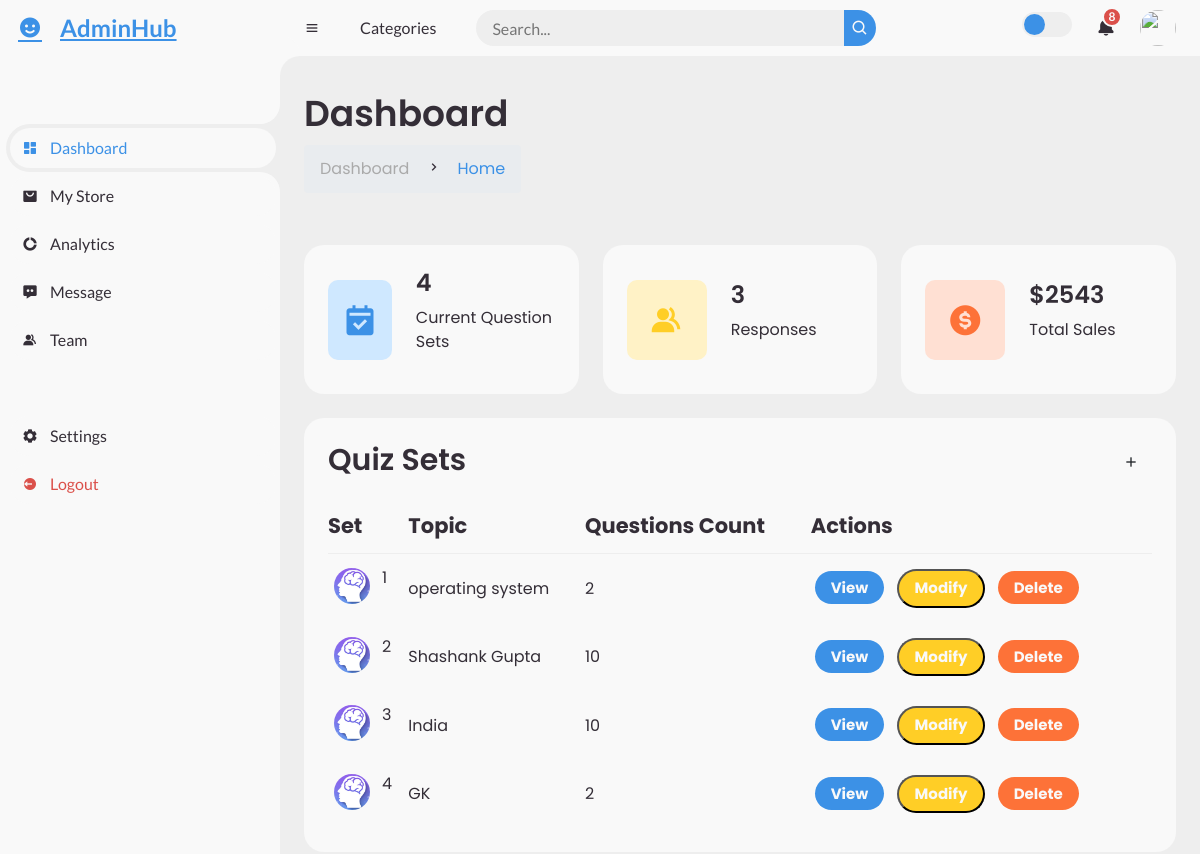
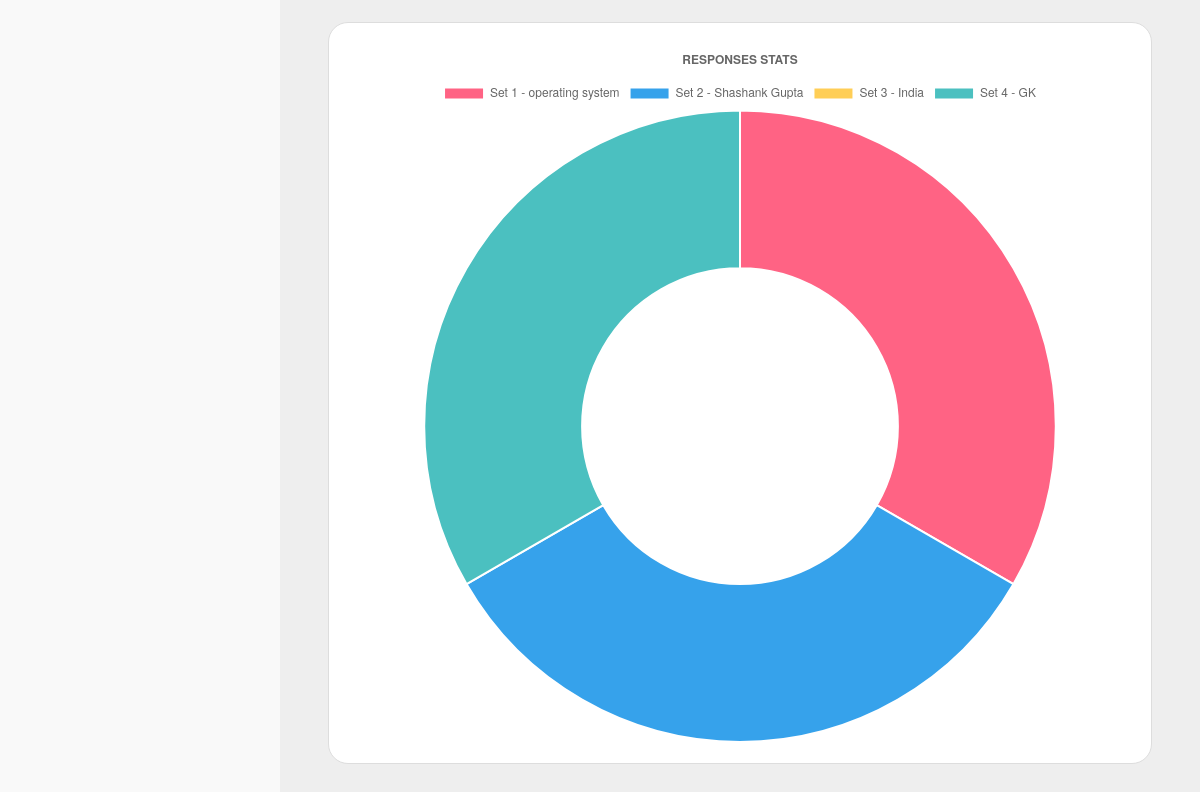
The app's page /, older data (2 pictures, top to bottom).
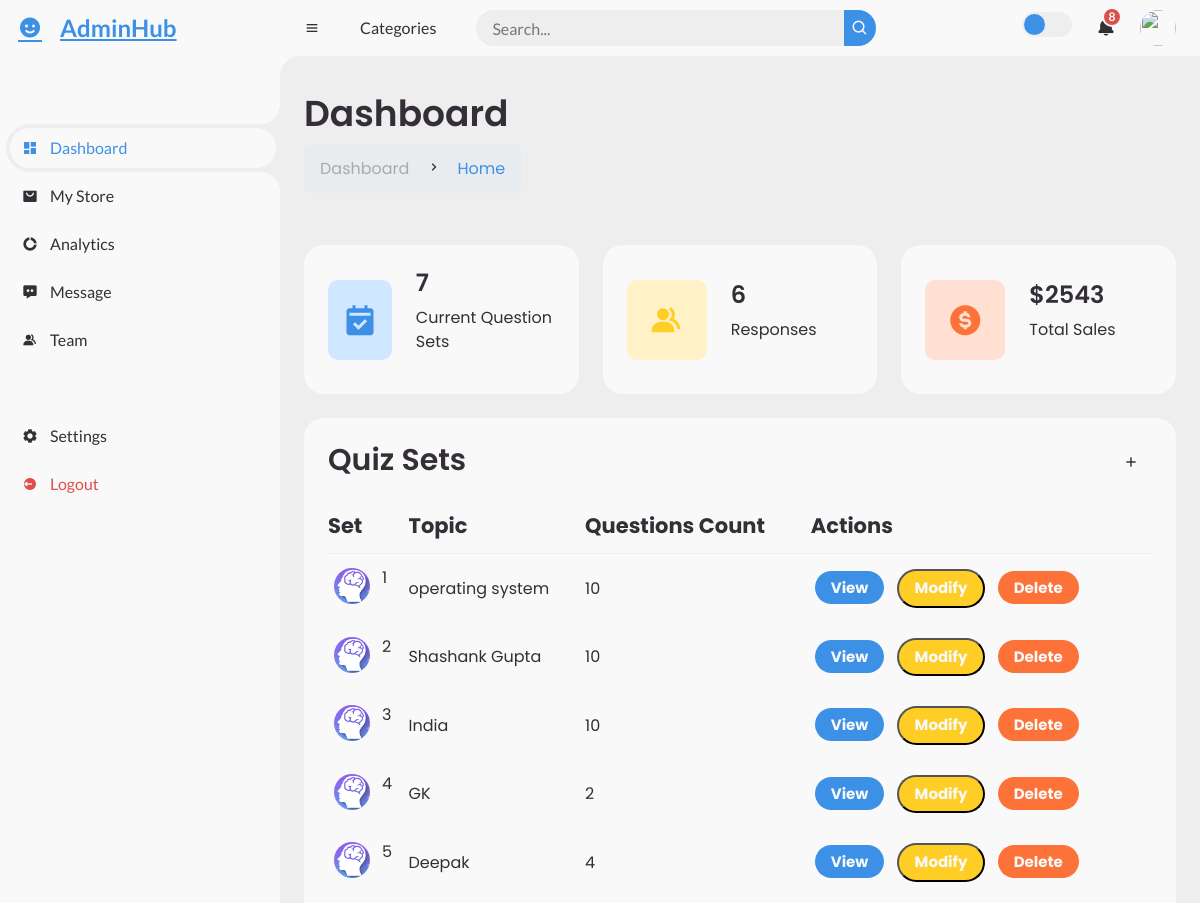
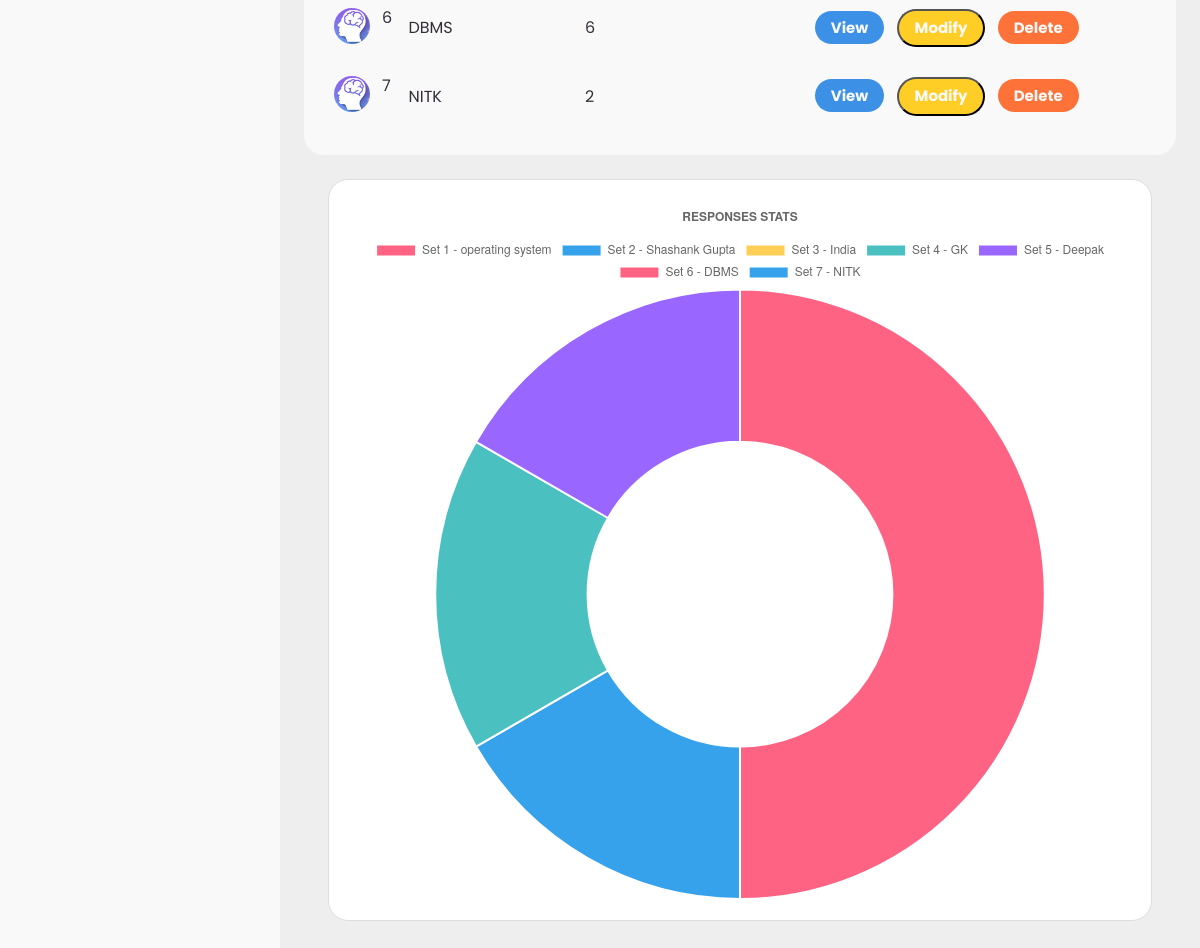
The same page, newer data (2 pictures, top to bottom).
### Discord_admin/models.py (models this page shows, shortened)
class quizsets(models.Model):
    set_number = models.IntegerField(primary_key=True, default=0)
    topic = models.CharField(max_length=50)
    answer_key = models.CharField(max_length=100, null=True)
    question_count = models.IntegerField(default=0)

### Discord_admin/views.py (the view)
# urls.py: path("", views.dashboard, name= 'dashboard'),
def dashboard(request):
    q = quizsets.objects.all()
    c = q.count()
    c1 = resposnes.objects.all().count()
    chart_context = chart_view()
    context = {"q":q, 'c':c, 'c1':c1, }
    context.update(chart_context)
    return render(request, 'dashboard.html', context)

### Discord_admin/views.py (called while the page is built)
def chart_view():
    response_counts = (
        quizsets.objects.annotate(response_count=Count('responses'))
        .values('set_number', 'topic', 'response_count')
    )
    labels = []
    data = []
    for item in response_counts:
        labels.append(f"Set {item['set_number']} - {item['topic']}")
        data.append(item['response_count'])
    context = {
        'labels': labels,
        'data': data,
    }
    return context

### Discord_admin/templates/dashboard.html (shortened to what the changed rows need)
{% load static %}
<!DOCTYPE html>
<html lang="en">
<head>
	<link href='https://unpkg.com/boxicons@2.0.9/css/boxicons.min.css' rel='stylesheet'>
	<link href="https://stackpath.bootstrapcdn.com/bootstrap/4.5.2/css/bootstrap.min.css" rel="stylesheet">
</head>
</head>
<body>
	<section id="content">
		<main>
			<div class="head-title">
				<div class="left">
					<h1>Dashboard</h1>
				</div>
			</div>
			<ul class="box-info">
				<li>
					<span class="text">
						<h3>{{c}}</h3>
						<p>Current Question Sets</p>
					</span>
				</li>
				<li>
					<span class="text">
						<h3>{{c1}}</h3>
						<p>Responses</p>
					</span>
				</li>
			</ul>
			<div class="table-data">
				<div class="order">
					<table>
						<thead>
							<tr>
								<th>Set</th>
								<th>Topic</th>
								<th>Questions Count</th>
								<th>Actions</th>
							</tr>
						</thead>
						<tbody>
							{% for x in q %}
							<tr>
								<td>
									<img src="{% static '/images/1.png' %}" alt="">
									<p>{{ x.set_number }}</p>
								</td>
								<td>{{ x.topic }}</td>
								<td>{{ x.question_count }}</td>
								<td>
									<a href="{% url 'view' x.set_number %}" class="status completed">View</a>
									<button class="status process" data-toggle="modal" data-target="#q" >Modify</button>
									<a href="{% url 'delete_set' x.set_number %}" class="status pending" onclick="return confirm('Are you sure you want to delete this item?');">Delete</a>
								</td>
							</tr>
							{% endfor %}
						</tbody>
					</table>
				</div>
			</div>
			<div class="chart-container">
				<canvas id="myChart" width="100" height="700"></canvas>
			</div>
		</main>
	<script>
		const ctx = document.getElementById('myChart');
		const data = {
			labels: {{ labels|safe }},
			datasets: [
				{
					label: 'Number of Responses',
					data: {{ data|safe }},
					backgroundColor: ['#FF6384', '#36A2EB', '#FFCE56', '#4BC0C0', '#9966FF'],  // Optional: colors for each segment
				},
			]
		};
		const config = {
			type: 'doughnut',
			data: data,
			options: {
			  responsive: true,
			  maintainAspectRatio: false,
			  plugins: {
				legend: {
				  position: 'top',
				},
				title: {
				  display: true,
				  text: 'RESPONSES STATS'
				},
			  },
			},
		  };
		new Chart(ctx, config);
	</script>
</body>
</html>

Row changes from the older to the newer data that the page shows:
changed quizsets "operating system": question_count "2" → "10"
added quizsets: set_number "5", topic "Deepak", question_count "4"
added quizsets: set_number "6", topic "DBMS", question_count "6"
added quizsets: set_number "7", topic "NITK", question_count "2"
Text that changed along with them:
{{ c }}: "4" → "7"
{{ c1 }}: "3" → "6"
chart data {{ data|safe }}: [1, 1, 0, 1] → [3, 1, 0, 1, 1, 0, 0]
